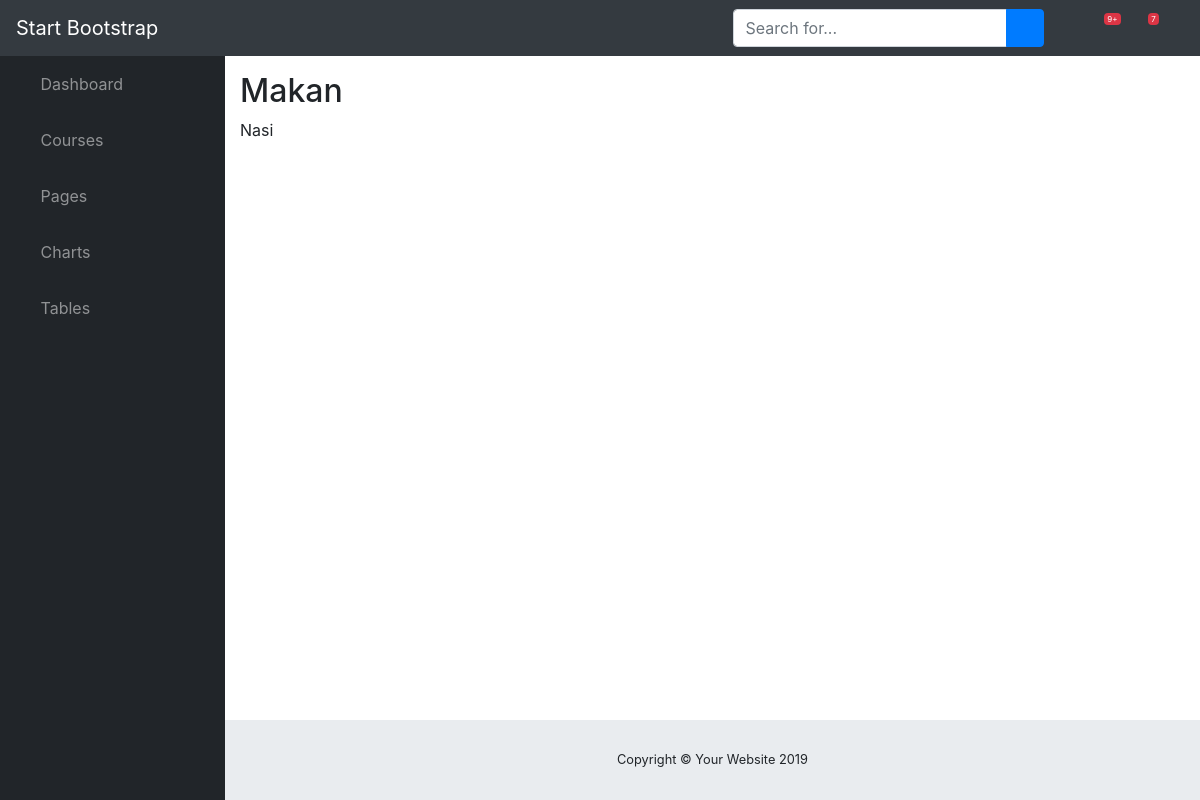
Before: /courses/4 with the older database file.
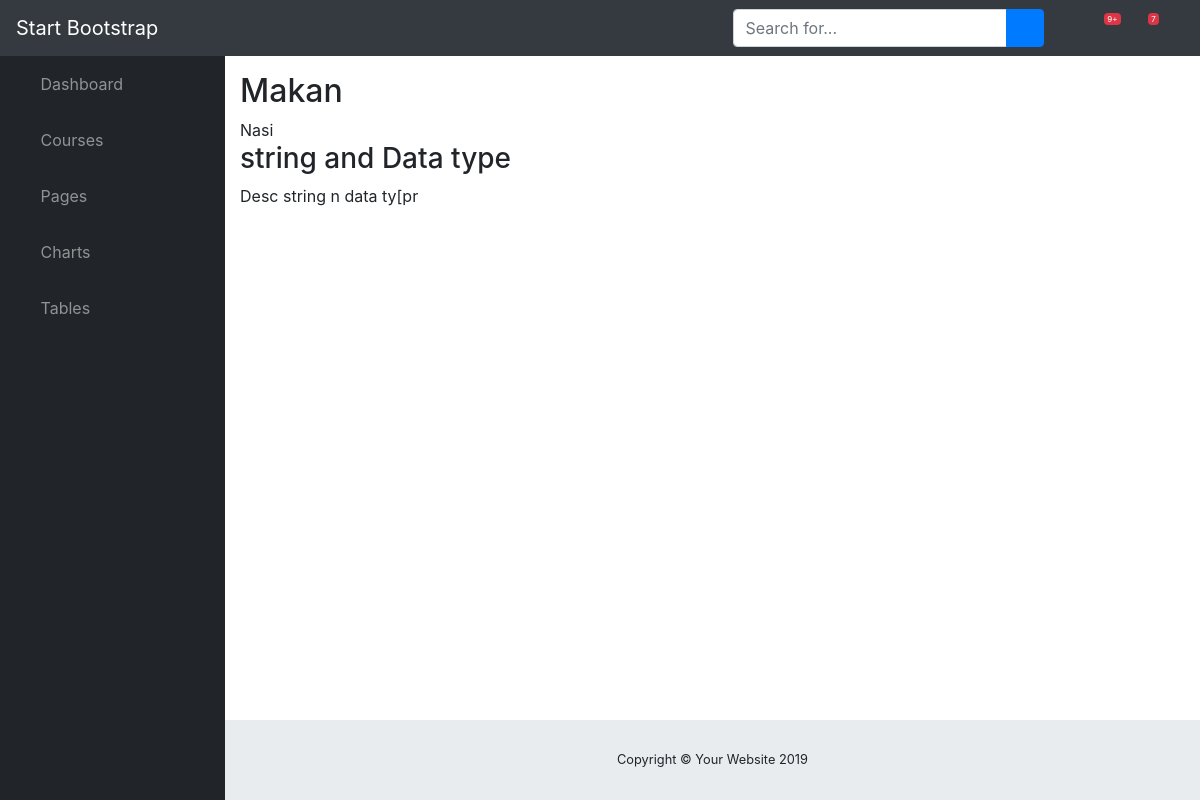
After: the same page with the newer database file.
### courses/models.py (models this page shows, shortened)
class Step(models.Model):
    title = models.CharField(max_length=255)
    description =models.TextField()
    order = models.IntegerField(default=0)
    course = models.ForeignKey(Course,on_delete=models.CASCADE)
    content = models.TextField(blank=True,default='')
    class Meta:
        ordering =['-order','title',] #order desc

### courses/views.py (the view)
# urls.py: path("<int:pk>",views.course_detail,name='detail')
def course_detail(request,pk):
    course = Course.objects.get(pk=pk)
    return render(request,'courses/course_detail.html',{'course':course})

### courses/templates/courses/course_detail.html (shortened to what this page needs)
{% extends 'sblayout.html' %}
{% block content %}
<article>
    <h2>{{ course.title }}</h2>
    {{ course.description }}
        <section>
            {% for step in course.step_set.all %}
            <h3>{{ step.title }}</h3>
            {{ step.description }}
            {% endfor %}
        </section>
{% endblock content %}

Changed rows visible on the page:
added Step: title "string and Data type", description "Desc string n data ty[pr"
